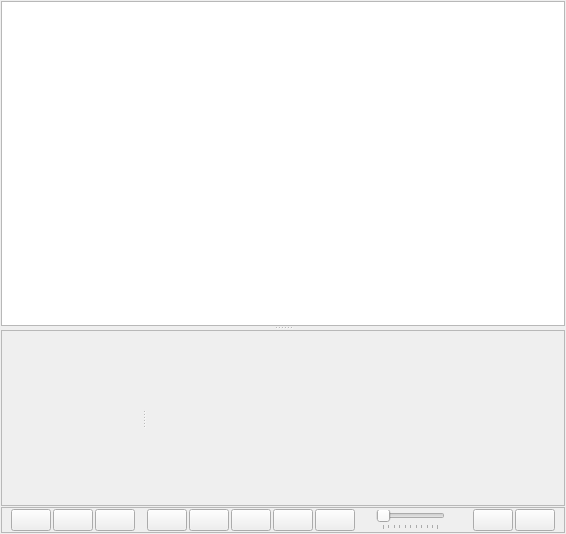
<?xml version="1.0" encoding="UTF-8"?>
<ui version="4.0">
 <class>IDSWidget</class>
 <widget class="QWidget" name="IDSWidget">
  <property name="geometry">
   <rect>
    <x>0</x>
    <y>0</y>
    <width>566</width>
    <height>534</height>
   </rect>
  </property>
  <property name="windowTitle">
   <string>Form</string>
  </property>
  <layout class="QVBoxLayout" name="verticalLayout">
   <property name="spacing">
    <number>1</number>
   </property>
   <property name="leftMargin">
    <number>1</number>
   </property>
   <property name="topMargin">
    <number>1</number>
   </property>
   <property name="rightMargin">
    <number>1</number>
   </property>
   <property name="bottomMargin">
    <number>1</number>
   </property>
   <item>
    <widget class="QSplitter" name="splTblDiag">
     <property name="orientation">
      <enum>Qt::Vertical</enum>
     </property>
     <widget class="QTreeView" name="tvFactors">
      <property name="sizePolicy">
       <sizepolicy hsizetype="Expanding" vsizetype="Expanding">
        <horstretch>0</horstretch>
        <verstretch>0</verstretch>
       </sizepolicy>
      </property>
      <property name="selectionBehavior">
       <enum>QAbstractItemView::SelectItems</enum>
      </property>
     </widget>
     <widget class="QFrame" name="frDiagrams">
      <property name="sizePolicy">
       <sizepolicy hsizetype="Preferred" vsizetype="Preferred">
        <horstretch>0</horstretch>
        <verstretch>0</verstretch>
       </sizepolicy>
      </property>
      <property name="frameShape">
       <enum>QFrame::StyledPanel</enum>
      </property>
      <property name="frameShadow">
       <enum>QFrame::Raised</enum>
      </property>
      <layout class="QHBoxLayout" name="horizontalLayout">
       <property name="leftMargin">
        <number>1</number>
       </property>
       <property name="topMargin">
        <number>1</number>
       </property>
       <property name="rightMargin">
        <number>1</number>
       </property>
       <property name="bottomMargin">
        <number>1</number>
       </property>
       <item>
        <widget class="QSplitter" name="splDiagrams">
         <property name="orientation">
          <enum>Qt::Horizontal</enum>
         </property>
         <widget class="QWidget" name="wgtSKG" native="true">
          <property name="sizePolicy">
           <sizepolicy hsizetype="Preferred" vsizetype="Preferred">
            <horstretch>1</horstretch>
            <verstretch>0</verstretch>
           </sizepolicy>
          </property>
          <property name="minimumSize">
           <size>
            <width>100</width>
            <height>100</height>
           </size>
          </property>
         </widget>
         <widget class="QWidget" name="wgtFDS" native="true">
          <property name="sizePolicy">
           <sizepolicy hsizetype="Preferred" vsizetype="Preferred">
            <horstretch>3</horstretch>
            <verstretch>0</verstretch>
           </sizepolicy>
          </property>
          <property name="minimumSize">
           <size>
            <width>100</width>
            <height>100</height>
           </size>
          </property>
         </widget>
        </widget>
       </item>
      </layout>
     </widget>
    </widget>
   </item>
   <item>
    <widget class="QFrame" name="frToolbar">
     <property name="frameShape">
      <enum>QFrame::StyledPanel</enum>
     </property>
     <property name="frameShadow">
      <enum>QFrame::Raised</enum>
     </property>
     <layout class="QHBoxLayout" name="horizontalLayout_2">
      <property name="spacing">
       <number>2</number>
      </property>
      <property name="topMargin">
       <number>1</number>
      </property>
      <property name="bottomMargin">
       <number>1</number>
      </property>
      <item>
       <widget class="QPushButton" name="btnSKGPlus">
        <property name="toolTipDuration">
         <number>-1</number>
        </property>
        <property name="text">
         <string/>
        </property>
        <property name="icon">
         <iconset resource="../../../kernel.qrc">
          <normaloff>:/images/Animate/Plus.png</normaloff>:/images/Animate/Plus.png</iconset>
        </property>
        <property name="iconSize">
         <size>
          <width>22</width>
          <height>22</height>
         </size>
        </property>
       </widget>
      </item>
      <item>
       <widget class="QPushButton" name="btnSKGMinus">
        <property name="text">
         <string/>
        </property>
        <property name="icon">
         <iconset resource="../../../kernel.qrc">
          <normaloff>:/images/Animate/Minus.png</normaloff>:/images/Animate/Minus.png</iconset>
        </property>
        <property name="iconSize">
         <size>
          <width>22</width>
          <height>22</height>
         </size>
        </property>
       </widget>
      </item>
      <item>
       <widget class="QPushButton" name="btnSKGZeroing">
        <property name="text">
         <string/>
        </property>
        <property name="icon">
         <iconset resource="../../../kernel.qrc">
          <normaloff>:/images/Animate/Zeroing.png</normaloff>:/images/Animate/Zeroing.png</iconset>
        </property>
        <property name="iconSize">
         <size>
          <width>22</width>
          <height>22</height>
         </size>
        </property>
       </widget>
      </item>
      <item>
       <spacer name="horizontalSpacer_2">
        <property name="orientation">
         <enum>Qt::Horizontal</enum>
        </property>
        <property name="sizeType">
         <enum>QSizePolicy::Fixed</enum>
        </property>
        <property name="sizeHint" stdset="0">
         <size>
          <width>10</width>
          <height>20</height>
         </size>
        </property>
       </spacer>
      </item>
      <item>
       <widget class="QPushButton" name="btnToBegin">
        <property name="text">
         <string/>
        </property>
        <property name="icon">
         <iconset resource="../../../kernel.qrc">
          <normaloff>:/images/Animate/ToBegin.png</normaloff>:/images/Animate/ToBegin.png</iconset>
        </property>
        <property name="iconSize">
         <size>
          <width>22</width>
          <height>22</height>
         </size>
        </property>
       </widget>
      </item>
      <item>
       <widget class="QPushButton" name="btnPrev">
        <property name="text">
         <string/>
        </property>
        <property name="icon">
         <iconset resource="../../../kernel.qrc">
          <normaloff>:/images/Animate/Prev.png</normaloff>:/images/Animate/Prev.png</iconset>
        </property>
        <property name="iconSize">
         <size>
          <width>22</width>
          <height>22</height>
         </size>
        </property>
       </widget>
      </item>
      <item>
       <widget class="QPushButton" name="btnPlay">
        <property name="text">
         <string/>
        </property>
        <property name="icon">
         <iconset resource="../../../kernel.qrc">
          <normaloff>:/images/Animate/Play.png</normaloff>:/images/Animate/Play.png</iconset>
        </property>
        <property name="iconSize">
         <size>
          <width>22</width>
          <height>22</height>
         </size>
        </property>
       </widget>
      </item>
      <item>
       <widget class="QPushButton" name="btnStop">
        <property name="text">
         <string/>
        </property>
        <property name="icon">
         <iconset resource="../../../kernel.qrc">
          <normaloff>:/images/Animate/Stop.png</normaloff>:/images/Animate/Stop.png</iconset>
        </property>
        <property name="iconSize">
         <size>
          <width>22</width>
          <height>22</height>
         </size>
        </property>
       </widget>
      </item>
      <item>
       <widget class="QPushButton" name="btnNext">
        <property name="text">
         <string/>
        </property>
        <property name="icon">
         <iconset resource="../../../kernel.qrc">
          <normaloff>:/images/Animate/Next.png</normaloff>:/images/Animate/Next.png</iconset>
        </property>
        <property name="iconSize">
         <size>
          <width>22</width>
          <height>22</height>
         </size>
        </property>
       </widget>
      </item>
      <item>
       <spacer name="horizontalSpacer_3">
        <property name="orientation">
         <enum>Qt::Horizontal</enum>
        </property>
        <property name="sizeType">
         <enum>QSizePolicy::Fixed</enum>
        </property>
        <property name="sizeHint" stdset="0">
         <size>
          <width>10</width>
          <height>20</height>
         </size>
        </property>
       </spacer>
      </item>
      <item>
       <widget class="QLabel" name="lblVolume">
        <property name="text">
         <string/>
        </property>
        <property name="pixmap">
         <pixmap resource="../../../kernel.qrc">:/images/Animate/Volume.png</pixmap>
        </property>
       </widget>
      </item>
      <item>
       <widget class="QSlider" name="sldVolume">
        <property name="orientation">
         <enum>Qt::Horizontal</enum>
        </property>
        <property name="tickPosition">
         <enum>QSlider::TicksBelow</enum>
        </property>
       </widget>
      </item>
      <item>
       <spacer name="horizontalSpacer">
        <property name="orientation">
         <enum>Qt::Horizontal</enum>
        </property>
        <property name="sizeHint" stdset="0">
         <size>
          <width>40</width>
          <height>20</height>
         </size>
        </property>
       </spacer>
      </item>
      <item>
       <widget class="QPushButton" name="btnFDSPlus">
        <property name="text">
         <string/>
        </property>
        <property name="icon">
         <iconset resource="../../../kernel.qrc">
          <normaloff>:/images/Animate/Plus.png</normaloff>:/images/Animate/Plus.png</iconset>
        </property>
        <property name="iconSize">
         <size>
          <width>22</width>
          <height>22</height>
         </size>
        </property>
       </widget>
      </item>
      <item>
       <widget class="QPushButton" name="btnFDSMinius">
        <property name="text">
         <string/>
        </property>
        <property name="icon">
         <iconset resource="../../../kernel.qrc">
          <normaloff>:/images/Animate/Minus.png</normaloff>:/images/Animate/Minus.png</iconset>
        </property>
        <property name="iconSize">
         <size>
          <width>22</width>
          <height>22</height>
         </size>
        </property>
       </widget>
      </item>
     </layout>
    </widget>
   </item>
  </layout>
 </widget>
 <resources>
  <include location="../../../kernel.qrc"/>
 </resources>
 <connections>
  <connection>
   <sender>splTblDiag</sender>
   <signal>splitterMoved(int,int)</signal>
   <receiver>IDSWidget</receiver>
   <slot>splitterMoved(int,int)</slot>
   <hints>
    <hint type="sourcelabel">
     <x>171</x>
     <y>322</y>
    </hint>
    <hint type="destinationlabel">
     <x>567</x>
     <y>298</y>
    </hint>
   </hints>
  </connection>
  <connection>
   <sender>splDiagrams</sender>
   <signal>splitterMoved(int,int)</signal>
   <receiver>IDSWidget</receiver>
   <slot>splitterMoved(int,int)</slot>
   <hints>
    <hint type="sourcelabel">
     <x>282</x>
     <y>411</y>
    </hint>
    <hint type="destinationlabel">
     <x>282</x>
     <y>266</y>
    </hint>
   </hints>
  </connection>
 </connections>
 <slots>
  <slot>splitterMoved(int,int)</slot>
 </slots>
</ui>
